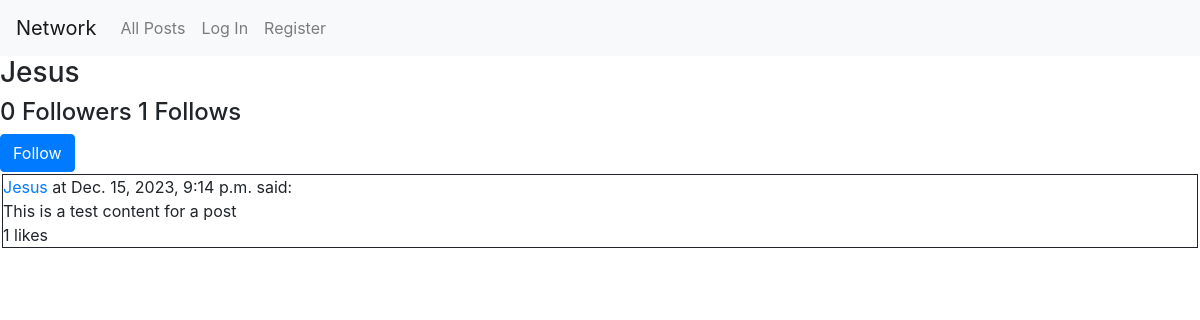
The page /profile/Jesus on the database as committed earlier.
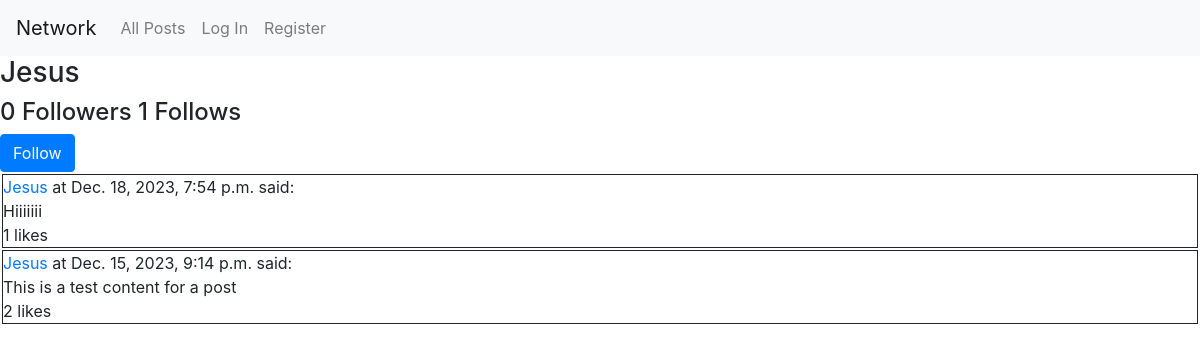
The same page on the database as committed later.
### network/models.py (models this page shows, shortened)
class Post(models.Model):
    user = models.ForeignKey(User, on_delete=models.CASCADE, related_name="posts")
    content = models.TextField(max_length=500)
    timestamp = models.DateTimeField(auto_now_add=True)
    @property
    def likesNumber (self):
        return len(self.likes.all())

class User(AbstractUser):
    pass

class Like(models.Model):
    post = models.ForeignKey(Post, on_delete=models.CASCADE, related_name="likes")
    user = models.ForeignKey(User, on_delete=models.CASCADE, related_name="likes")

### network/views.py (the view)
# urls.py: path("profile/<str:username>", views.profile, name="profile"),
def profile(request, username):
    user = User.objects.get(username=username)
    userPosts = user.posts.all().order_by("-timestamp").all()
    userFollowersNames = []
    for follower in user.followers.all():
        userFollowersNames.append(follower.user.username)
    currentUserFollows = False
    if request.user.username in userFollowersNames:
        currentUserFollows = True
    followersNumber = len(user.followers.all())
    followsNumber = len(user.follows.all())
    return render(
        request,
        "network/profile.html",
        {
            "currentUserFollows": currentUserFollows,
            "profileName": username,
            "userPosts": userPosts,
            "followersNumber": followersNumber,
            "followsNumber": followsNumber,
        },
    )

### network/templates/network/profile.html (shortened to what this page needs)
{% extends "network/layout.html" %}
{% load static %}
{% block body %}
  <div>
    <h3>{{profileName}}</h3>
    <h4>{{followersNumber}} Followers {{followsNumber}} Follows </h4>
    {% if user.username != profileName %}
      {% if  currentUserFollows %}
        <a class="btn btn-danger" href="/unfollow/{{profileName}}" role="button">Unfollow</a>
      {% else %}
        <a class="btn btn-primary" href="/follow/{{profileName}}" role="button">Follow</a>
      {% endif %}
    {% endif %}
  </div>
  {% for post in userPosts%}
    <div class="postDiv">
      <div class="postHeader"><a href="/profile/{{post.user.username}}">{{post.user.username}}</a> at {{post.timestamp}} said:</div>
      <div class="postContent">{{post.content}}</div>
      <div class="postFooter"><span id="span${post.id}">{{post.likesNumber}}</span> likes</div>
    </div>
  {% endfor %}
{% endblock %}

Rows that differ between the two databases and show on the page:
added Post: user.username "Jesus", timestamp "Dec. 18, 2023, 7:54 p.m.", content "Hiiiiiii", likesNumber "1"
computed for Post "Dec. 15, 2023, 9:14 p.m.": likesNumber "1" → "2"
